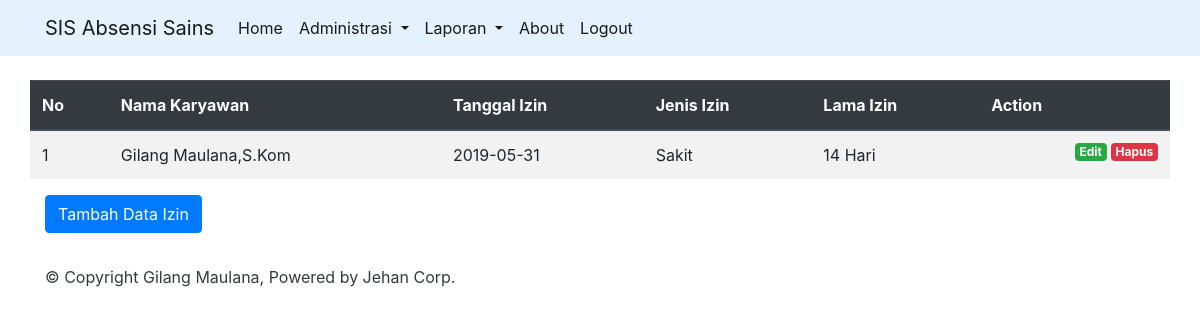
Screenshot of /sainsabsensi/public/izin (signed in) with the database file from the repository.
### tables this page shows
CREATE TABLE `izin` (
  `id` int(11) NOT NULL,
  `id_karyawan` int(11) NOT NULL,
  `tanggal` date NOT NULL,
  `tipe_izin` varchar(50) NOT NULL,
  `lama_izin` varchar(20) NOT NULL
);

CREATE TABLE `karyawan` (
  `id` int(11) NOT NULL,
  `nama` varchar(100) NOT NULL,
  `alamat` varchar(50) NOT NULL,
  `no_telpon` varchar(12) NOT NULL,
  `jabatan` varchar(100) NOT NULL
);

### sainsabsensi/app/core/Controller.php (called while the page is built, shortened)
<?php
class Controller
{
	public function view($view, $data = [])
	{
		extract($data);
		require_once '../app/views/' . $view . '.php';
	}
	public function model($model)
	{
		return new $model;
	}
}

### sainsabsensi/app/controllers/Izin.php (called while the page is built, shortened)
<?php
class Izin extends Controller {
	public function index()
	{
		$data['judul'] = 'Data Izin';
		$data['izin'] = $this->Model('Izin_model')->getAllIzin();
		$data['karyawan'] = $this->Model('Karyawan_model')->getAllKaryawan();
		$this->view('izin/index', $data);
	}
}

### sainsabsensi/app/core/App.php (called while the page is built, shortened)
<?php
class App {
	protected $method = 'index';
	protected $params = [];
	public function __construct()
	{
		$this->controller = new $this->controller;
		call_user_func_array([$this->controller, $this->method], $this->params);
	}
}

### sainsabsensi/public/index.php (called while the page is built, shortened)
<?php
$app = new App;

### sainsabsensi/app/core/Database.php (called while the page is built, shortened)
<?php
class Database {
	private $host = DB_HOST;
	private $user = DB_USER;
	private $pass = DB_PASS;
	private $db_name = DB_NAME;
	private $dbh;
	private $stmt;
	public function __construct()
	{
		$dsn = 'mysql:host=' . $this->host . ';dbname=' . $this->db_name;
		$option = [
			PDO::ATTR_PERSISTENT => true,
			PDO::ATTR_ERRMODE => PDO::ERRMODE_EXCEPTION
		];
		try{
			$this->dbh = new PDO($dsn, $this->user, $this->pass, $option);
		}catch(PDOException $e) {
			die($e->getMessage());
		}
	}
	Public function query($query)
	{
		$this->stmt = $this->dbh->prepare($query);
	}
	public function execute()
	{
		$this->stmt->execute();
	}
	public function resultSet()
	{
		$this->execute();
		return $this->stmt->fetchAll(PDO::FETCH_ASSOC);
	}
}

### sainsabsensi/app/models/Izin_model.php (called while the page is built, shortened)
<?php
class Izin_model {
	private $db;
	public function __construct()
	{
		$this->db = new Database;
	}
	public function getAllIzin()
	{
		$this->db->query("SELECT di.*, dk.id as id_karyawan, dk.nama FROM izin di INNER JOIN karyawan dk ON dk.id = di.id_karyawan");
		return $this->db->resultSet();
	}
}

### sainsabsensi/app/views/izin/index.php (the view, shortened to what this page needs)
<div class="container mt-4">
<div class="row">
	<table class="table table-striped table-Secondary">
  <thead class="thead-dark">
    <tr>
      <th scope="col">No</th>
      <th scope="col">Nama Karyawan</th>
      <th scope="col">Tanggal Izin</th>
      <th scope="col">Jenis Izin</th>
      <th scope="col">Lama Izin</th>
      <th scope="col">Action</th>
    </tr>
  </thead>
  <tbody>
        <?php foreach ($data['izin'] as $value): ?>
      <tr>
        <td><?php echo $value["id"] ?></td>
        <td><?php echo $value["nama"] ?></td>
        <td><?php echo $value["tanggal"] ?></td>
        <td><?php echo $value["tipe_izin"] ?></td>
        <td><?php echo $value["lama_izin"] ?></td>
        <td><a href="<?php echo BASEURL; ?>/izin/hapus/<?php echo $value['id']; ?>
            " class="badge badge-danger float-right ml-1"
            onclick="return confirm('Apakah anda yakin ingin menghapus data ini?'); ">Hapus</a>
            <a href="<?php echo BASEURL; ?>/izin/edit/<?php echo $value['id']; ?>
            " class="badge badge-success float-right ml-1 tampilModalEdit"
            data-toggle="modal" data-target="#forModal" data-id="<?php echo $value['id']; ?>">Edit</a></td>
      </tr>
    <?php endforeach; ?>
  </tbody>
</table>
</div>
<button type="button" class="btn btn-primary tombolTambahData" data-toggle="modal" data-target="#forModal">
  Tambah Data Izin
</button>
</div>

### rows the page displays
izin: id "1", id_karyawan.nama "Gilang Maulana,S.Kom", tanggal "2019-05-31", tipe_izin "Sakit", lama_izin "14 Hari"
